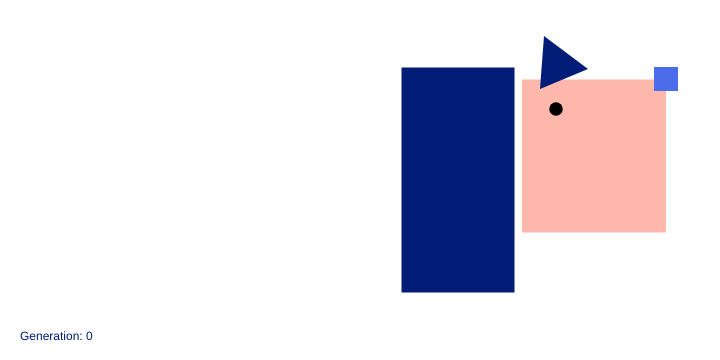
Frame 1 (no input)
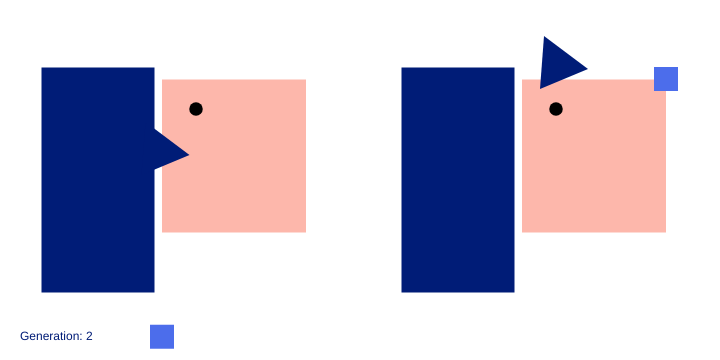
Frame 60 (no input)
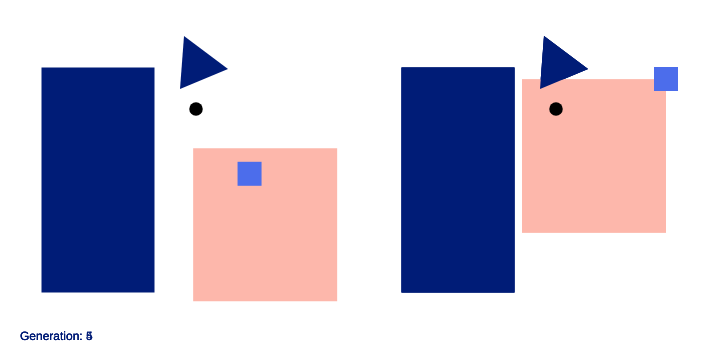
Frame 120 (the mouse pressed at the canvas centre since frame 60)

The p5.js sketch that drew these frames (run headless with seeded random() and noise() and a simulated clock; from frame 60 on, the mouse is pressed at the canvas centre):

// p5.js sketch
// ── sketch.js
// Daniel Shiffman
// http://codingtra.in
// http://patreon.com/codingtrain
// Code for: https://youtu.be/bGz7mv2vD6g
var resultsViewed = false;
var population1;
// Each rocket is alive till 400 frames
var lifespan = 1200;
var iteration = 0;
var totalIters = 1;
var size;
var targets = [];
var populations = [];
var results = [];
var drawing = false;
var mutating = false;
var drawingCount = 0;
// Made to display count on screen
// var lifeP;
// Keeps track of frames
var count = 0;
// Where rockets are trying to go
var target1;
var target2;
var maxforce = .01;

function ShapeTargetBasic(x,y,s1,s2,shape,color){
  this.pos = {};
  this.pos.x = x;
  this.pos.y = y;
  this.s1 = s1;
  this.s2 = s2;
  this.shape = shape;
  this.color = color;
  this.draw = function(self,isReference){
    push();
    translate(self.pos.x,self.pos.y);
    rectMode(CENTER);
    ellipseMode(CENTER);
    noStroke();
    fill(self.color);
    if(isReference){
      extraX = width/2;
    }
    else{
      extraX = 0;
    }
    if(self.shape == "rect"){
      rect(0+extraX,0,self.s1,self.s2);
    }
    else if(self.shape == "circle"){
      ellipse(0+extraX,0,self.s1,self.s2);
    }
    pop();
  }
}
function ShapeTargetTriangle(x,y,color){
  this.pos = {};
  this.pos.x = (x[0] + x[1] + x[2]) / 3;
  this.pos.y = (y[0] + y[1] + y[2]) / 3;
  //calc distances from center
  cx = this.pos.x;
  cy = this.pos.y;
  this.xs = x.map((cur)=>{return cur-cx});
  this.ys = y.map((cur)=>{return cur-cy});
  this.target = this;
  this.color = color;
  this.shape = "triangle";
  this.draw = function(self,isReference){
    xs = self.target.xs;
    ys = self.target.ys;
    cx = self.pos.x;
    cy = self.pos.y;
    if(isReference){
      extraX = width/2;
    }
    else{
      extraX = 0;
    }
    xs = xs.map((cur)=>{return cur+cx+extraX});
    ys = ys.map((cur)=>{return cur+cy});
    noStroke();
    fill(self.color);
    triangle(xs[0],ys[0],xs[1],ys[1],xs[2],ys[2]);
  }
}
function setup() {
  createCanvas(720,360);
  background(255);

  targets.push(new ShapeTargetBasic(98,180,113,225,"rect",color(0,28,119)));
  targets.push(new ShapeTargetBasic(234,156,144,153,"rect",color(
    253,183,171
  )));
  targets.push(new ShapeTargetBasic(306,79,24,24,"rect",color(76,109,235)));
  targets.push(new ShapeTargetBasic(196,109,13.52,13.52,"circle",color(0,0,0)));
  targets.push(new ShapeTargetTriangle([184,228,180],[36,69,89],color(0,28,119)));
  targets.map((cur)=>{
    populations.push(new Population(cur,cur.s1,cur.s2));
  });

}

function shuffle(array) {
  var copy = [], n = array.length, i;

  // While there remain elements to shuffle…
  while (n) {

    // Pick a remaining element…
    i = Math.floor(Math.random() * array.length);

    // If not already shuffled, move it to the new array.
    if (i in array) {
      copy.push(array[i]);
      delete array[i];
      n--;
    }
  }

  return copy;
}


function draw() {
  if(iteration < totalIters){
    if(!drawing && !mutating && count != lifespan){
      for(var i = 0; i < lifespan; i++){
        populations.map((cur,i)=>{
          cur.run(lifespan,count);
        })
        // population1.run(lifespan,count,size);
        // population2.run(lifespan,count,size);
        count++;
      }
    }
    else if(count == lifespan && !drawing && !mutating){
      drawing = true;
    }
    else if(drawing && !mutating){
      drawingLimit = populations[0].popsize;
      background(255);
      populations.map((population,i)=>{
        rocket = population.rockets[drawingCount];
        max = Math.sqrt((width**2)+(height**2));
        cur = rocket.showFitness();
        success = (cur/max*100);
        if(success > 0){
          rocket.show(rocket);
        }
        // population.evaluate();
        // population.selection();
      });
      drawingCount ++;
      if(drawingCount == drawingLimit){
        drawing = false;
        mutating = true;
        drawingCount = 0;
      }
    }

    // Displays count to window
    // lifeP.html(count);
    else if (count == lifespan && mutating) {
      //go into drawing mode;
      mutating = false;
      state = {total:0,sum:0,objects:[]};
      if(!drawing){
        populations.map((population)=>{
          // population.show(targets[i].color,targets[i].s1,targets[i].s2);
          curObjectArray = [];
          population.rockets.map((cur)=>{
              if(dist(cur.pos.x,cur.pos.y,cur.target.pos.x,cur.target.pos.y)< 1){
                state.sum++;
              }
              curObject = {pos:cur.pos,shape:cur.shape,fitness:cur.showFitness()};
              curObjectArray.push(curObject);
              state.total++;
            });
          // curObjectArray = curObjectArray.sort((a,b)=>{
          //   if(a.fitness == b.fitness){
          //     return 0;
          //   }
          //   return a.fitness > b.fitness ? 1 : -1;
          // })
          curObjectArray = shuffle(curObjectArray);
          state.objects.push(curObjectArray);
          population.evaluate();
          population.selection();
        });
        count = 0;
        iteration ++;
        results.push(state);
        // rect(rx, ry, rw, rh);
        // Renders target

      }
    }
  }
  else if((results[results.length-1].sum / (results[results.length-1].total)) < 1){
    totalIters++;
    console.log(totalIters);
  }
  else if(!resultsViewed){
    window.alert("Got your drawing hahaah you can't stop me!");
    console.log(results);
    allResults = [];
    for(var i = 0; i < targets.length; i++){
      curShape = [];
      results.map((cur)=>{
        cur.objects[i].map((c)=>{
          curShape.push(c);
        })
      });
      allResults.push(curShape);
    }
    console.log(allResults);
    resultsViewed = !resultsViewed;
  }
  if(!resultsViewed){
    targets.map((cur)=>{
      cur.draw(cur,true);
    })
    text("Generation: "+iteration,20,height-20);
  }
}

// ── dna.js
// Daniel Shiffman
// http://codingtra.in
// http://patreon.com/codingtrain
// Code for: https://youtu.be/bGz7mv2vD6g

function DNA(genes) {
  // Recieves genes and create a dna object
  if (genes) {
    this.genes = genes;
  }
  // If no genes just create random dna
  else {
    this.genes = [];
    for (var i = 0; i < lifespan; i++) {
      // Gives random vectors
      this.genes[i] = p5.Vector.random2D();
      // Sets maximum force of vector to be applied to a rocket
      this.genes[i].setMag(maxforce);
    }
  }
  // Performs a crossover with another member of the species
  this.crossover = function(partner) {
    var newgenes = [];
    // Picks random midpoint
    var mid = floor(random(this.genes.length));
    for (var i = 0; i < this.genes.length; i++) {
      // If i is greater than mid the new gene should come from this partner
      if (i > mid) {
        newgenes[i] = this.genes[i];
      }
      // If i < mid new gene should come from other partners gene's
      else {
        newgenes[i] = partner.genes[i];
      }
    }
    // Gives DNA object an array
    return new DNA(newgenes);
  }

  // Adds random mutation to the genes to add variance.
  this.mutation = function() {
    for (var i = 0; i < this.genes.length; i++) {
      // if random number less than 0.01, new gene is then random vector
      if (random(1) < 0.0001) {
        this.genes[i] = p5.Vector.random2D();
        this.genes[i].setMag(maxforce);
      }
    }
  }

}

// ── population.js
function Population(target) {
  // Array of rockets
  this.rockets = [];
  // Amount of rockets
  this.popsize = 20;
  this.target = target;
  // Amount parent rocket partners
  this.matingpool = [];
  // Associates a rocket to an array index
  for (var i = 0; i < this.popsize; i++) {
    this.rockets[i] = new Rocket(undefined,this.target);
  }

  this.evaluate = function() {

    var maxfit = 0;
    // Iterate through all rockets and calcultes their fitness
    for (var i = 0; i < this.popsize; i++) {
      // Calculates fitness
      this.rockets[i].calcFitness();
      // If current fitness is greater than max, then make max eqaul to current
      if (this.rockets[i].fitness > maxfit) {
        maxfit = this.rockets[i].fitness;
      }
    }
    // Normalises fitnesses
    for (var i = 0; i < this.popsize; i++) {
      this.rockets[i].fitness /= maxfit;
    }

    this.matingpool = [];
    // Take rockets fitness make in to scale of 1 to 100
    // A rocket with high fitness will highly likely will be in the mating pool
    for (var i = 0; i < this.popsize; i++) {
      var n = this.rockets[i].fitness * 100;
      for (var j = 0; j < n; j++) {
        this.matingpool.push(this.rockets[i]);
      }
    }
  }
  // Selects appropriate genes for child
  this.selection = function() {
    var newRockets = [];
    for (var i = 0; i < this.rockets.length; i++) {
      // Picks random dna
      var parentA = random(this.matingpool).dna;
      var parentB = random(this.matingpool).dna;
      // Creates child by using crossover function
      var child = parentA.crossover(parentB);
      child.mutation();
      // Creates new rocket with child dna
      newRockets[i] = new Rocket(child,target);
    }
    // This instance of rockets are the new rockets
    this.rockets = newRockets;
  }

  // Calls for update and show functions
  this.run = function(l,c) {
    for (var i = 0; i < this.popsize; i++) {
      this.rockets[i].update();
    }
  }
}

// ── shapeRocket.js
// Daniel Shiffman
// http://codingtra.in
// http://patreon.com/codingtrain
// Code for: https://youtu.be/bGz7mv2vD6g

// Constructor function
function Rocket(dna,target) {
  // Physics of rocket at current instance
  this.pos = createVector(width/4, height/2);
  this.vel = createVector();
  this.acc = createVector();
  this.s1 = target.s1;
  this.s2 = target.s2;
  this.target = target;
  this.color = target.color;
  this.shape = target.shape;
  // Checkes rocket has reached target
  this.completed = false;
  // Checks if rocket had crashed
  this.crashed = false;
  // Gives a rocket dna
  if (dna) {
    this.dna = dna;
  } else {
    this.dna = new DNA();
  }
  this.fitness = 0;

  // Object can recieve force and add to acceleration
  this.applyForce = function(force) {
    this.acc.add(force);
  }
  // Calulates fitness of rocket
  this.calcFitness = function() {
    // Takes distance to target
    var d = dist(this.pos.x, this.pos.y, target.pos.x, target.pos.y);
    // Maps range of fitness
    maxDist = Math.sqrt((width**2)+(height**2));
    this.fitness = map(d, 0, maxDist, maxDist, 0);
    // If rocket gets to target increase fitness of rocket
    if (this.completed) {
      this.fitness *= 100;
    }
    // If rocket does not get to target decrease fitness
    if (this.crashed) {
      this.fitness /= 10;
    }
  }
  this.showFitness = function() {
    // Takes distance to target
    var d = dist(this.pos.x, this.pos.y, target.pos.x, target.pos.y);
    // Maps range of fitness
    maxDist = Math.sqrt((width**2)+(height**2));
    fitness = map(d, 0, maxDist, maxDist, 0);
    // If rocket gets to target increase fitness of rocket
    // If rocket does not get to target decrease fitness
    return fitness;
  }
  // Updates state of rocket
  this.update = function() {
    // Checks distance from rocket to target
    var d = dist(this.pos.x, this.pos.y, this.target.pos.x, this.target.pos.y);
    // If distance less than 10 pixels, then it has reached target
    if (d < 10) {
      this.completed = true;
      this.pos = this.target.pos;
      // this.pos.x += (this.target.s2/2);
      // this.pos.y += (this.target.s1/2);
    }
    if(this.pos.y < 0 || this.pos.x < 0 || this.pos.y > height || this.pos.x > width/2){
      this.crashed = true;
    }
    // // Rocket hit the barrier
    // if (this.pos.x > rx && this.pos.x < rx + rw && this.pos.y > ry && this.pos.y < ry + rh) {
    //   this.crashed = true;
    // }
    // // Rocket has hit left or right of window
    // if (this.pos.x > width || this.pos.x < 0) {
    //   this.crashed = true;
    // }
    // // Rocket has hit top or bottom of window
    // if (this.pos.y > height || this.pos.y < 0) {
    //   this.crashed = true;
    // }


    //applies the random vectors defined in dna to consecutive frames of rocket
    this.applyForce(this.dna.genes[count]);
    // if rocket has not got to goal and not crashed then update physics engine
    if (!this.completed && !this.crashed) {
      this.vel.add(this.acc);
      this.pos.add(this.vel);
      this.acc.mult(0);
      this.vel.limit(4);
    }
  }
  // displays rocket to window
  this.show = target.draw;

}
